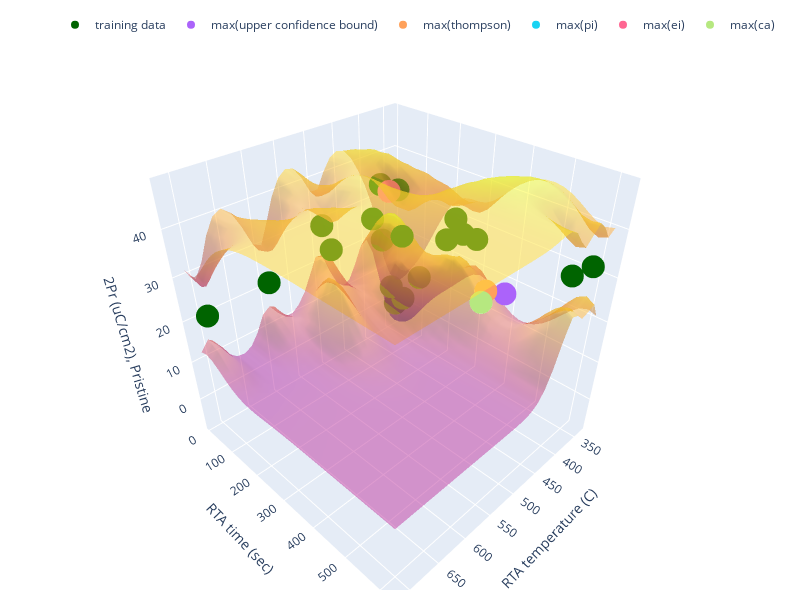

Source (notebook cell):
### Code cell
# Plot the acquisition function results alongside the confidence bound surfaces
pred_var = obs.variance.view(n, n).detach().numpy().T
lower, upper = obs.confidence_region()
upper_surf = upper.detach().numpy().reshape(30,30).T
lower_surf = lower.detach().numpy().reshape(30,30).T

ucb = np.unravel_index(upper_surf.argmax(), upper_surf.shape)
max_var = np.unravel_index(pred_var.argmax(), pred_var.shape)
ei = np.unravel_index(EI_acq_shape.argmax(), EI_acq_shape.shape)
pi = np.unravel_index(PI_acq_shape.argmax(), PI_acq_shape.shape)

# plot?...
import plotly.graph_objects as go
fig = go.Figure(data=[go.Surface(z = upper_surf, x=test_grid[:,0], y=test_grid[:,1], opacity=0.5, showscale=False)])
fig.add_trace(go.Surface(z = lower_surf, x=test_grid[:,0], y=test_grid[:,1], opacity=0.5, showscale=False))
fig.add_trace(go.Scatter3d(x=train_x[:,0].numpy(), y=train_x[:,1].numpy(), 
                            z=train_y.numpy(), mode='markers', name='training data', marker={'color':'darkgreen'}))

fig.add_trace(go.Scatter3d(x=test_grid[ucb[1], 0].numpy(), y=test_grid[ucb[0], 1].numpy(), 
                            z=[pred_labels[ucb[0], ucb[1]]], mode='markers', name='max(upper confidence bound)')) 
fig.add_trace(go.Scatter3d(x=test_grid[th[1], 0].numpy(), y=test_grid[th[0],1].numpy(), 
                            z=[pred_labels[th[0], th[1]].detach().numpy()], mode='markers', name='max(thompson)')) 
fig.add_trace(go.Scatter3d(x=test_grid[pi[1], 0].numpy(), y=test_grid[pi[0], 1].numpy(), z=[pred_labels[pi[0], pi[1]]], mode='markers', name='max(pi)'))

fig.add_trace(go.Scatter3d(x=test_grid[ei[1], 0].numpy(), y=test_grid[ei[0], 1].numpy(), z=[pred_labels[ei
[0], ei[1]]], mode='markers', name='max(ei)'))

fig.add_trace(go.Scatter3d(x=test_grid[ca[1], 0].numpy(), y=test_grid[ca[0], 1].numpy(), z=[pred_labels[ca[0], ca[1]]], mode='markers', name='max(ca)'))


fig.update_layout( width=800, height=600,
                  margin=dict(r=20, l=10, b=10, t=10),
                  legend=dict(orientation="h", yanchor="bottom", y=1.02, xanchor="right",x=1),
                  scene=dict(
                    xaxis_title="RTA temperature (C)",
                    yaxis_title="RTA time (sec)",
                    zaxis_title='2Pr (uC/cm2), Pristine')
                  )
fig.show()

### Figure 1 — Plotly figure (JSON) as saved in the notebook; plotly's stock layout.template omitted (floating-point values rounded to 4 significant figures; data arrays with more than 128 entries replaced by an {"elided": "..."} marker saying what was removed)
{"data": [{"opacity": 0.5, "showscale": false, "x": [337.5, 350.4, 363.4, 376.3, 389.2, 402.2, 415.1, 428.0, 440.9, 453.9, 466.8, 479.7, 492.7, 505.6, 518.5, 531.5, 544.4, 557.3, 570.3, 583.2, 596.1, 609.1, 622.0, 634.9, 647.8, 660.8, 673.7, 686.6, 699.6, 712.5], "y": [9.643, 30.7, 51.76, 72.82, 93.88, 114.9, 136.0, 157.1, 178.1, 199.2, 220.2, 241.3, 262.4, 283.4, 304.5, 325.5, 346.6, 367.6, 388.7, 409.8, 430.8, 451.9, 472.9, 494.0, 515.1, 536.1, 557.2, 578.2, 599.3, 620.4], "z": {"elided": "30x30 float values"}, "type": "surface"}, {"opacity": 0.5, "showscale": false, "x": [337.5, 350.4, 363.4, 376.3, 389.2, 402.2, 415.1, 428.0, 440.9, 453.9, 466.8, 479.7, 492.7, 505.6, 518.5, 531.5, 544.4, 557.3, 570.3, 583.2, 596.1, 609.1, 622.0, 634.9, 647.8, 660.8, 673.7, 686.6, 699.6, 712.5], "y": [9.643, 30.7, 51.76, 72.82, 93.88, 114.9, 136.0, 157.1, 178.1, 199.2, 220.2, 241.3, 262.4, 283.4, 304.5, 325.5, 346.6, 367.6, 388.7, 409.8, 430.8, 451.9, 472.9, 494.0, 515.1, 536.1, 557.2, 578.2, 599.3, 620.4], "z": {"elided": "30x30 float values"}, "type": "surface"}, {"marker": {"color": "darkgreen"}, "mode": "markers", "name": "training data", "x": [350, 350, 350, 350, 350, 360, 380, 400, 400, 400, 400, 400, 500, 600, 700, 389.2, 544.4, 440.9, 402.2], "y": [30, 60, 120, 300, 600, 30, 30, 30, 60, 120, 300, 600, 30, 30, 30, 309.6, 150, 199.9, 279.7], "z": [0.311, 3.051, 11.49, 27.85, 32.44, 5.915, 20.17, 26.67, 35.82, 36.27, 35.19, 33.62, 30.26, 22.56, 21.47, 31.51, 31.27, 30.21, 29.98], "type": "scatter3d"}, {"mode": "markers", "name": "max(upper confidence bound)", "x": [402.2], "y": [451.9], "z": [23.95], "type": "scatter3d"}, {"mode": "markers", "name": "max(thompson)", "x": [428.0], "y": [430.8], "z": [25.45], "type": "scatter3d"}, {"mode": "markers", "name": "max(pi)", "x": [415.1], "y": [114.9], "z": [36.48], "type": "scatter3d"}, {"mode": "markers", "name": "max(ei)", "x": [415.1], "y": [114.9], "z": [36.48], "type": "scatter3d"}, {"mode": "markers", "name": "max(ca)", "x": [453.9], "y": [451.9], "z": [25.52], "type": "scatter3d"}], "layout": {"margin": {"r": 20, "l": 10, "b": 10, "t": 10}, "legend": {"orientation": "h", "yanchor": "bottom", "y": 1.02, "xanchor": "right", "x": 1}, "width": 800, "height": 600, "scene": {"xaxis": {"title": {"text": "RTA temperature (C)"}}, "yaxis": {"title": {"text": "RTA time (sec)"}}, "zaxis": {"title": {"text": "2Pr (uC/cm2), Pristine"}}}}}
